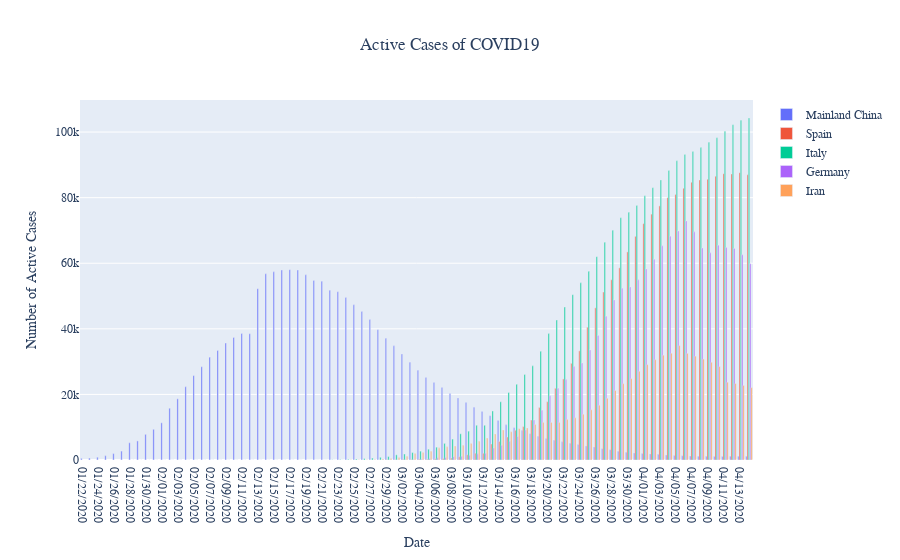

Source (notebook cell):
### Code cell
import plotly.graph_objects as go

fig = go.Figure()

for country in eradicators:
    fig.add_trace(go.Bar(
        x=eradicators[country]['Date'],
        y=eradicators[country]["Confirmed"],
        name=country
    ))

fig.update_layout(
    title="Active Cases of COVID19",
    title_x = 0.5,
    xaxis_title="Date",
    xaxis= {
        'tickformat': '%b',
        # 'tickvals': pd.date_range('2020-1', '2020-4', freq='MS')
    },
    yaxis_title="Number of Active Cases",
    font={
        "family":"Courier New, monospace",
        # size=18,
        # color="#7f7f7f"
    },
)

fig.write_image("images/active_countries.png")
fig.show()
